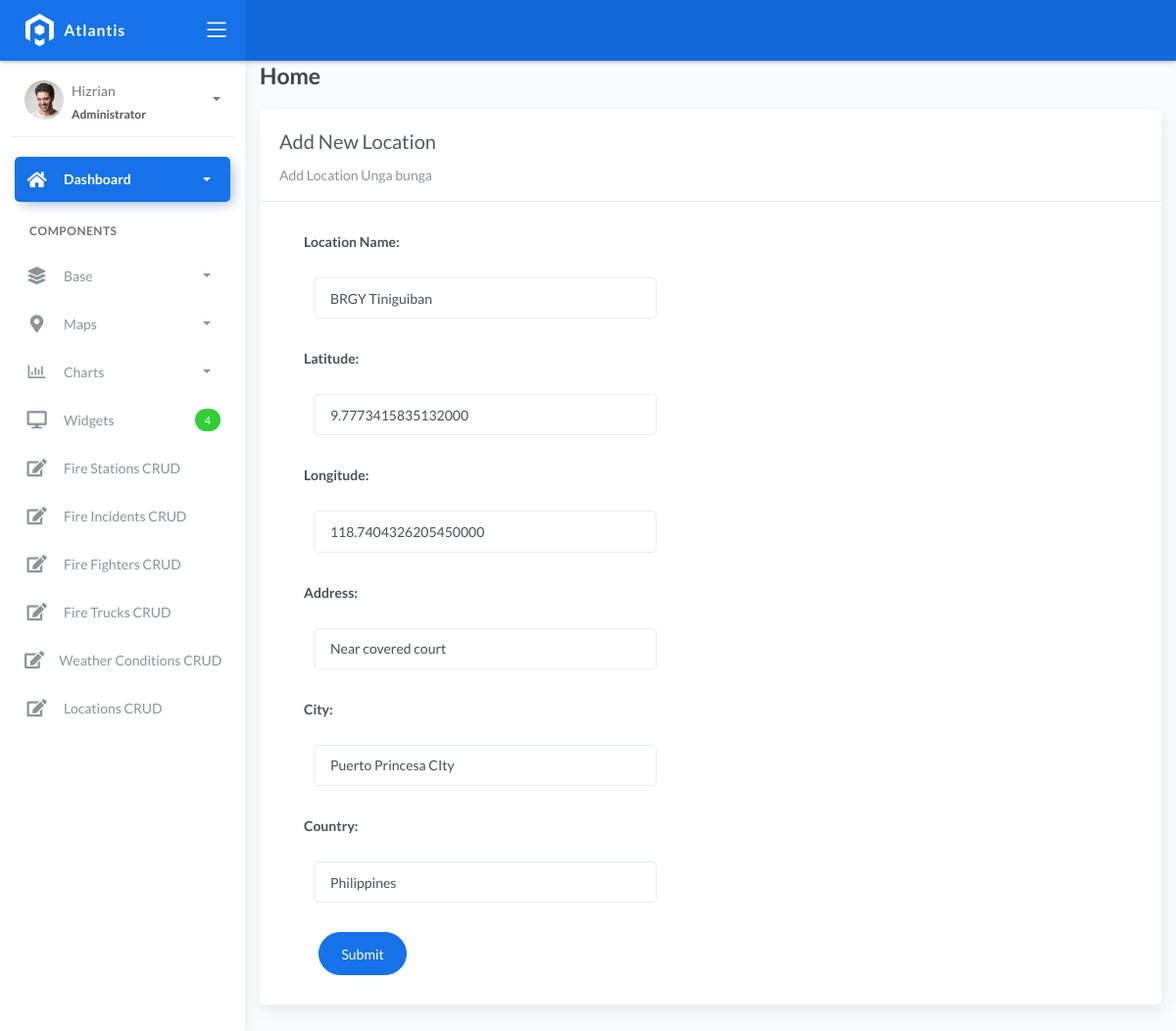
Screenshot of /locationlist/1 with the database file from the repository.
### fire/models.py (models this page shows)
class BaseModel(models.Model):
    created_at = models.DateTimeField(auto_now_add=True, db_index=True)
    updated_at = models.DateTimeField(auto_now=True)
    class Meta:
        abstract = True

class Locations(BaseModel):
    name = models.CharField(max_length=150)
    latitude = models.DecimalField(
        max_digits=22, decimal_places=16, null=True, blank=True)
    longitude = models.DecimalField(
        max_digits=22, decimal_places=16, null=True, blank=True)
    address = models.CharField(max_length=150)
    city = models.CharField(max_length=150)  # can be in separate table
    country = models.CharField(max_length=150)  # can be in separate table

### fire/views.py (the view, shortened to what this page needs)
# urls.py: path('locationlist/<pk>', LocationUpdateView.as_view(), name='location-update'),
class LocationUpdateView(UpdateView):
    model = Locations
    form_class = LocationForm
    template_name = "editlocation.html"
    success_url = reverse_lazy('location-list')

### fire/forms.py
class LocationForm(ModelForm):
    class Meta:
        model = Locations
        fields = "__all__"
        labels = {
            'name': 'Location Name',
            'latitude': 'Latitude',
            'longitude': 'Longitude',
            'address': 'Address',
            'city': 'City',
            'country': 'Country',
        }

### templates/editlocation.html (shortened to what this page needs)
{% extends 'base.html' %} {% load static %} {% block content %}
<div class="content">
    <div class="container-fluid">
        <h4 class="page-title">Home</h4>
        <div class="row">
            <div class="col-md-12">
                <div class="card">
                    <div class="card-header">
                        <div class="card-title">Add New Location</div>
                        <div class="card-category">Add Location Unga bunga</div>
                    </div>
                    <div class="col-md-6">
                    <div class="card-body">
                        <form action="" method="post" novalidate>
                            {% csrf_token %} {% include 'includes/form.html' %}
                                <div class="form-group">
                                    <div class="col-md-12 col-sm-3">
                                        <button type="submit" class="btn btn-primary btn-rounded">Submit</button>
                                    </div>
                                </div>
                            </div>
                    </div>
                    </div>
                </div>
            </div>
        </div>
    </div>
</div>
{% endblock %}

### templates/includes/form.html (shortened to what this page needs)
{% load widget_tweaks %}
{% for field in form %}
<div class="field item form-group">
    <label>{{ field.label_tag }}</label>
  <div class="form-group">
    {% render_field field class="form-control" %}
  </div>
</div>
{% endfor %}

### rows the page displays
Locations: name "BRGY Tiniguiban" "9.7773415835132000" "118.7404326205450000" "Near covered court" "Puerto Princesa CIty" "Philippines"

### other values shown
{{ field.label_tag }} "Location Name:" "Latitude:" "Longitude:" "Address:" "City:" "Country:"
